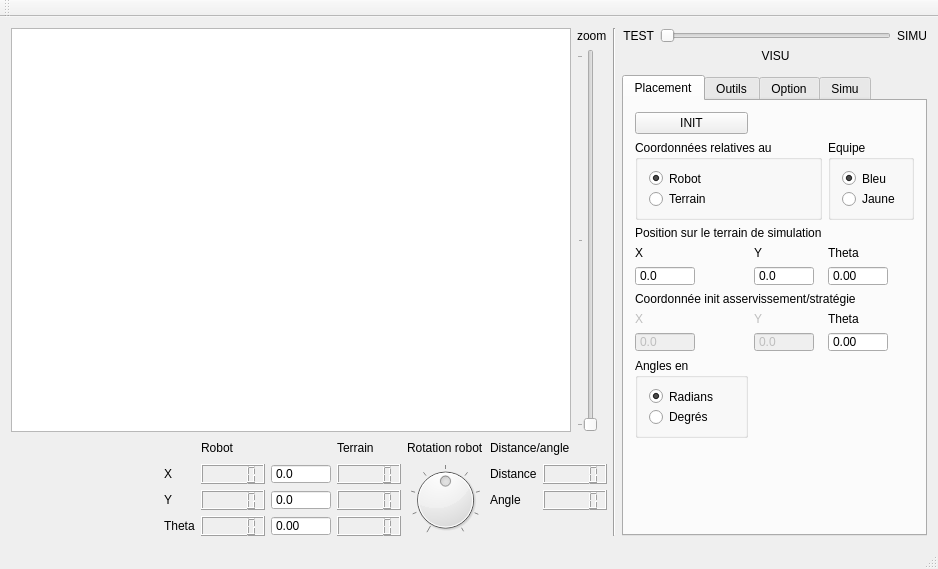
<?xml version="1.0" encoding="UTF-8"?>
<ui version="4.0">
 <class>ihm_SimuBot</class>
 <widget class="QMainWindow" name="ihm_SimuBot">
  <property name="geometry">
   <rect>
    <x>0</x>
    <y>0</y>
    <width>938</width>
    <height>569</height>
   </rect>
  </property>
  <property name="windowTitle">
   <string>ManipBotBox</string>
  </property>
  <widget class="QWidget" name="centralWidget">
   <layout class="QGridLayout" name="gridLayout_3">
    <item row="0" column="0" rowspan="3" colspan="8">
     <widget class="QGraphicsView" name="simuGraphicsView"/>
    </item>
    <item row="0" column="8">
     <widget class="QLabel" name="label_13">
      <property name="text">
       <string>zoom</string>
      </property>
     </widget>
    </item>
    <item row="0" column="9" rowspan="7">
     <widget class="Line" name="line">
      <property name="orientation">
       <enum>Qt::Vertical</enum>
      </property>
     </widget>
    </item>
    <item row="0" column="10">
     <widget class="QLabel" name="label_8">
      <property name="text">
       <string>TEST</string>
      </property>
      <property name="alignment">
       <set>Qt::AlignRight|Qt::AlignTrailing|Qt::AlignVCenter</set>
      </property>
     </widget>
    </item>
    <item row="0" column="11">
     <widget class="QSlider" name="horizontalSlider_toggle_simu">
      <property name="maximum">
       <number>2</number>
      </property>
      <property name="pageStep">
       <number>1</number>
      </property>
      <property name="orientation">
       <enum>Qt::Horizontal</enum>
      </property>
     </widget>
    </item>
    <item row="0" column="12">
     <widget class="QLabel" name="label_9">
      <property name="text">
       <string>SIMU</string>
      </property>
     </widget>
    </item>
    <item row="1" column="8" rowspan="2">
     <widget class="QSlider" name="verticalSlider_zoom_scene">
      <property name="minimum">
       <number>1</number>
      </property>
      <property name="maximum">
       <number>3</number>
      </property>
      <property name="pageStep">
       <number>1</number>
      </property>
      <property name="value">
       <number>1</number>
      </property>
      <property name="sliderPosition">
       <number>1</number>
      </property>
      <property name="orientation">
       <enum>Qt::Vertical</enum>
      </property>
      <property name="tickPosition">
       <enum>QSlider::TicksAbove</enum>
      </property>
      <property name="tickInterval">
       <number>1</number>
      </property>
     </widget>
    </item>
    <item row="1" column="11">
     <widget class="QLabel" name="label_21">
      <property name="maximumSize">
       <size>
        <width>16777215</width>
        <height>20</height>
       </size>
      </property>
      <property name="text">
       <string>VISU</string>
      </property>
      <property name="alignment">
       <set>Qt::AlignHCenter|Qt::AlignTop</set>
      </property>
     </widget>
    </item>
    <item row="3" column="0" rowspan="4">
     <spacer name="horizontalSpacer">
      <property name="orientation">
       <enum>Qt::Horizontal</enum>
      </property>
      <property name="sizeHint" stdset="0">
       <size>
        <width>307</width>
        <height>20</height>
       </size>
      </property>
     </spacer>
    </item>
    <item row="3" column="2">
     <widget class="QLabel" name="label_11">
      <property name="maximumSize">
       <size>
        <width>16777215</width>
        <height>20</height>
       </size>
      </property>
      <property name="text">
       <string>Robot</string>
      </property>
     </widget>
    </item>
    <item row="3" column="4">
     <widget class="QLabel" name="label_12">
      <property name="maximumSize">
       <size>
        <width>16777215</width>
        <height>20</height>
       </size>
      </property>
      <property name="text">
       <string>Terrain</string>
      </property>
     </widget>
    </item>
    <item row="3" column="5">
     <widget class="QLabel" name="label_20">
      <property name="maximumSize">
       <size>
        <width>16777215</width>
        <height>20</height>
       </size>
      </property>
      <property name="text">
       <string>Rotation robot</string>
      </property>
     </widget>
    </item>
    <item row="3" column="6" colspan="3">
     <widget class="QLabel" name="label_19">
      <property name="maximumSize">
       <size>
        <width>16777215</width>
        <height>20</height>
       </size>
      </property>
      <property name="text">
       <string>Distance/angle</string>
      </property>
     </widget>
    </item>
    <item row="4" column="1">
     <widget class="QLabel" name="label_3">
      <property name="text">
       <string>X</string>
      </property>
     </widget>
    </item>
    <item row="4" column="2">
     <widget class="QLCDNumber" name="lcdNumber_x">
      <property name="minimumSize">
       <size>
        <width>64</width>
        <height>20</height>
       </size>
      </property>
      <property name="maximumSize">
       <size>
        <width>64</width>
        <height>20</height>
       </size>
      </property>
     </widget>
    </item>
    <item row="4" column="3">
     <widget class="QDoubleSpinBox" name="lineEdit_x">
      <property name="minimumSize">
       <size>
        <width>60</width>
        <height>20</height>
       </size>
      </property>
      <property name="maximumSize">
       <size>
        <width>60</width>
        <height>20</height>
       </size>
      </property>
      <property name="buttonSymbols">
       <enum>QAbstractSpinBox::NoButtons</enum>
      </property>
      <property name="decimals">
       <number>1</number>
      </property>
      <property name="minimum">
       <double>-1000.000000000000000</double>
      </property>
      <property name="maximum">
       <double>1000.000000000000000</double>
      </property>
     </widget>
    </item>
    <item row="4" column="4">
     <widget class="QLCDNumber" name="lcdNumber_x_terrain">
      <property name="minimumSize">
       <size>
        <width>64</width>
        <height>20</height>
       </size>
      </property>
      <property name="maximumSize">
       <size>
        <width>64</width>
        <height>20</height>
       </size>
      </property>
     </widget>
    </item>
    <item row="4" column="5" rowspan="3">
     <widget class="QDial" name="dial_rotation_bot">
      <property name="minimum">
       <number>-10000</number>
      </property>
      <property name="maximum">
       <number>10000</number>
      </property>
      <property name="pageStep">
       <number>100</number>
      </property>
      <property name="notchTarget">
       <double>130.000000000000000</double>
      </property>
      <property name="notchesVisible">
       <bool>true</bool>
      </property>
     </widget>
    </item>
    <item row="4" column="6">
     <widget class="QLabel" name="label_5">
      <property name="text">
       <string>Distance</string>
      </property>
     </widget>
    </item>
    <item row="4" column="7" colspan="2">
     <widget class="QLCDNumber" name="lcdNumber_distance">
      <property name="minimumSize">
       <size>
        <width>64</width>
        <height>20</height>
       </size>
      </property>
      <property name="maximumSize">
       <size>
        <width>64</width>
        <height>20</height>
       </size>
      </property>
     </widget>
    </item>
    <item row="5" column="1">
     <widget class="QLabel" name="label_2">
      <property name="text">
       <string>Y</string>
      </property>
     </widget>
    </item>
    <item row="5" column="2">
     <widget class="QLCDNumber" name="lcdNumber_y">
      <property name="minimumSize">
       <size>
        <width>64</width>
        <height>20</height>
       </size>
      </property>
      <property name="maximumSize">
       <size>
        <width>64</width>
        <height>20</height>
       </size>
      </property>
     </widget>
    </item>
    <item row="5" column="3">
     <widget class="QDoubleSpinBox" name="lineEdit_y">
      <property name="minimumSize">
       <size>
        <width>60</width>
        <height>20</height>
       </size>
      </property>
      <property name="maximumSize">
       <size>
        <width>60</width>
        <height>20</height>
       </size>
      </property>
      <property name="buttonSymbols">
       <enum>QAbstractSpinBox::NoButtons</enum>
      </property>
      <property name="decimals">
       <number>1</number>
      </property>
      <property name="minimum">
       <double>-1000.000000000000000</double>
      </property>
      <property name="maximum">
       <double>1000.000000000000000</double>
      </property>
     </widget>
    </item>
    <item row="5" column="4">
     <widget class="QLCDNumber" name="lcdNumber_y_terrain">
      <property name="minimumSize">
       <size>
        <width>64</width>
        <height>20</height>
       </size>
      </property>
      <property name="maximumSize">
       <size>
        <width>64</width>
        <height>20</height>
       </size>
      </property>
     </widget>
    </item>
    <item row="5" column="6">
     <widget class="QLabel" name="label_4">
      <property name="text">
       <string>Angle</string>
      </property>
     </widget>
    </item>
    <item row="5" column="7" colspan="2">
     <widget class="QLCDNumber" name="lcdNumber_angle">
      <property name="minimumSize">
       <size>
        <width>64</width>
        <height>20</height>
       </size>
      </property>
      <property name="maximumSize">
       <size>
        <width>64</width>
        <height>20</height>
       </size>
      </property>
     </widget>
    </item>
    <item row="6" column="1">
     <widget class="QLabel" name="label">
      <property name="text">
       <string>Theta</string>
      </property>
     </widget>
    </item>
    <item row="6" column="2">
     <widget class="QLCDNumber" name="lcdNumber_theta">
      <property name="minimumSize">
       <size>
        <width>64</width>
        <height>20</height>
       </size>
      </property>
      <property name="maximumSize">
       <size>
        <width>64</width>
        <height>20</height>
       </size>
      </property>
     </widget>
    </item>
    <item row="6" column="3">
     <widget class="QDoubleSpinBox" name="lineEdit_theta">
      <property name="minimumSize">
       <size>
        <width>60</width>
        <height>20</height>
       </size>
      </property>
      <property name="maximumSize">
       <size>
        <width>60</width>
        <height>20</height>
       </size>
      </property>
      <property name="buttonSymbols">
       <enum>QAbstractSpinBox::NoButtons</enum>
      </property>
      <property name="minimum">
       <double>-360.000000000000000</double>
      </property>
      <property name="maximum">
       <double>360.000000000000000</double>
      </property>
     </widget>
    </item>
    <item row="6" column="4">
     <widget class="QLCDNumber" name="lcdNumber_theta_terrain">
      <property name="minimumSize">
       <size>
        <width>64</width>
        <height>20</height>
       </size>
      </property>
      <property name="maximumSize">
       <size>
        <width>64</width>
        <height>20</height>
       </size>
      </property>
     </widget>
    </item>
    <item row="2" column="10" rowspan="5" colspan="3">
     <widget class="QTabWidget" name="tabWidget">
      <property name="currentIndex">
       <number>0</number>
      </property>
      <widget class="QWidget" name="tb_Placement">
       <attribute name="title">
        <string>Placement</string>
       </attribute>
       <layout class="QGridLayout" name="gridLayout_2">
        <item row="1" column="2">
         <widget class="QGroupBox" name="groupBox_equipe">
          <property name="maximumSize">
           <size>
            <width>16777215</width>
            <height>80</height>
           </size>
          </property>
          <property name="title">
           <string>Equipe</string>
          </property>
          <layout class="QVBoxLayout" name="verticalLayout">
           <item>
            <widget class="QRadioButton" name="radioButton_couleur_1">
             <property name="maximumSize">
              <size>
               <width>16777215</width>
               <height>20</height>
              </size>
             </property>
             <property name="text">
              <string>Bleu</string>
             </property>
             <property name="checked">
              <bool>true</bool>
             </property>
            </widget>
           </item>
           <item>
            <widget class="QRadioButton" name="radioButton_couleur_2">
             <property name="maximumSize">
              <size>
               <width>16777215</width>
               <height>20</height>
              </size>
             </property>
             <property name="text">
              <string>Jaune</string>
             </property>
            </widget>
           </item>
          </layout>
         </widget>
        </item>
        <item row="2" column="0" colspan="2">
         <widget class="QLabel" name="label_14">
          <property name="maximumSize">
           <size>
            <width>16777215</width>
            <height>20</height>
           </size>
          </property>
          <property name="text">
           <string>Position sur le terrain de simulation</string>
          </property>
         </widget>
        </item>
        <item row="4" column="0">
         <widget class="QDoubleSpinBox" name="lineEdit_X_init">
          <property name="minimumSize">
           <size>
            <width>60</width>
            <height>20</height>
           </size>
          </property>
          <property name="maximumSize">
           <size>
            <width>60</width>
            <height>20</height>
           </size>
          </property>
          <property name="buttonSymbols">
           <enum>QAbstractSpinBox::NoButtons</enum>
          </property>
          <property name="decimals">
           <number>1</number>
          </property>
          <property name="minimum">
           <double>-300.000000000000000</double>
          </property>
          <property name="maximum">
           <double>300.000000000000000</double>
          </property>
         </widget>
        </item>
        <item row="6" column="1">
         <widget class="QLabel" name="label_17">
          <property name="enabled">
           <bool>false</bool>
          </property>
          <property name="maximumSize">
           <size>
            <width>16777215</width>
            <height>20</height>
           </size>
          </property>
          <property name="text">
           <string>Y</string>
          </property>
         </widget>
        </item>
        <item row="1" column="0" colspan="2">
         <widget class="QGroupBox" name="groupBox_coord_relative">
          <property name="sizePolicy">
           <sizepolicy hsizetype="Preferred" vsizetype="MinimumExpanding">
            <horstretch>0</horstretch>
            <verstretch>0</verstretch>
           </sizepolicy>
          </property>
          <property name="maximumSize">
           <size>
            <width>16777215</width>
            <height>80</height>
           </size>
          </property>
          <property name="title">
           <string>Coordonnées relatives au</string>
          </property>
          <layout class="QGridLayout" name="gridLayout">
           <item row="0" column="0">
            <widget class="QRadioButton" name="radioButton_robot_relative">
             <property name="maximumSize">
              <size>
               <width>16777215</width>
               <height>20</height>
              </size>
             </property>
             <property name="text">
              <string>Robot</string>
             </property>
             <property name="checked">
              <bool>true</bool>
             </property>
            </widget>
           </item>
           <item row="1" column="0">
            <widget class="QRadioButton" name="radioButton_terrain_relative">
             <property name="enabled">
              <bool>true</bool>
             </property>
             <property name="maximumSize">
              <size>
               <width>16777215</width>
               <height>20</height>
              </size>
             </property>
             <property name="text">
              <string>Terrain</string>
             </property>
            </widget>
           </item>
          </layout>
         </widget>
        </item>
        <item row="3" column="1">
         <widget class="QLabel" name="label_7">
          <property name="maximumSize">
           <size>
            <width>16777215</width>
            <height>20</height>
           </size>
          </property>
          <property name="text">
           <string>Y</string>
          </property>
         </widget>
        </item>
        <item row="5" column="0" colspan="3">
         <widget class="QLabel" name="label_15">
          <property name="maximumSize">
           <size>
            <width>16777215</width>
            <height>20</height>
           </size>
          </property>
          <property name="text">
           <string>Coordonnée init asservissement/stratégie</string>
          </property>
         </widget>
        </item>
        <item row="4" column="1">
         <widget class="QDoubleSpinBox" name="lineEdit_Y_init">
          <property name="minimumSize">
           <size>
            <width>60</width>
            <height>20</height>
           </size>
          </property>
          <property name="maximumSize">
           <size>
            <width>60</width>
            <height>20</height>
           </size>
          </property>
          <property name="buttonSymbols">
           <enum>QAbstractSpinBox::NoButtons</enum>
          </property>
          <property name="decimals">
           <number>1</number>
          </property>
          <property name="minimum">
           <double>-300.000000000000000</double>
          </property>
          <property name="maximum">
           <double>300.000000000000000</double>
          </property>
         </widget>
        </item>
        <item row="6" column="0">
         <widget class="QLabel" name="label_16">
          <property name="enabled">
           <bool>false</bool>
          </property>
          <property name="maximumSize">
           <size>
            <width>16777215</width>
            <height>20</height>
           </size>
          </property>
          <property name="text">
           <string>X</string>
          </property>
         </widget>
        </item>
        <item row="8" column="0">
         <widget class="QGroupBox" name="groupBox_angles">
          <property name="maximumSize">
           <size>
            <width>16777215</width>
            <height>80</height>
           </size>
          </property>
          <property name="title">
           <string>Angles en</string>
          </property>
          <layout class="QVBoxLayout" name="verticalLayout_2">
           <item>
            <widget class="QRadioButton" name="radioButton_radian">
             <property name="maximumSize">
              <size>
               <width>16777215</width>
               <height>20</height>
              </size>
             </property>
             <property name="text">
              <string>Radians</string>
             </property>
             <property name="checked">
              <bool>true</bool>
             </property>
            </widget>
           </item>
           <item>
            <widget class="QRadioButton" name="radioButton_degre">
             <property name="maximumSize">
              <size>
               <width>16777215</width>
               <height>20</height>
              </size>
             </property>
             <property name="text">
              <string>Degrés</string>
             </property>
            </widget>
           </item>
          </layout>
         </widget>
        </item>
        <item row="7" column="1">
         <widget class="QDoubleSpinBox" name="sB_Y_init_asserv">
          <property name="enabled">
           <bool>false</bool>
          </property>
          <property name="minimumSize">
           <size>
            <width>60</width>
            <height>20</height>
           </size>
          </property>
          <property name="maximumSize">
           <size>
            <width>60</width>
            <height>20</height>
           </size>
          </property>
          <property name="buttonSymbols">
           <enum>QAbstractSpinBox::NoButtons</enum>
          </property>
          <property name="decimals">
           <number>1</number>
          </property>
          <property name="minimum">
           <double>-300.000000000000000</double>
          </property>
          <property name="maximum">
           <double>300.000000000000000</double>
          </property>
         </widget>
        </item>
        <item row="6" column="2">
         <widget class="QLabel" name="label_18">
          <property name="maximumSize">
           <size>
            <width>16777215</width>
            <height>20</height>
           </size>
          </property>
          <property name="text">
           <string>Theta</string>
          </property>
         </widget>
        </item>
        <item row="4" column="2">
         <widget class="QDoubleSpinBox" name="lineEdit_Theta_init">
          <property name="minimumSize">
           <size>
            <width>60</width>
            <height>20</height>
           </size>
          </property>
          <property name="maximumSize">
           <size>
            <width>60</width>
            <height>20</height>
           </size>
          </property>
          <property name="buttonSymbols">
           <enum>QAbstractSpinBox::NoButtons</enum>
          </property>
          <property name="minimum">
           <double>-360.000000000000000</double>
          </property>
          <property name="maximum">
           <double>360.000000000000000</double>
          </property>
         </widget>
        </item>
        <item row="7" column="2">
         <widget class="QDoubleSpinBox" name="sB_Theta_init_asserv">
          <property name="minimumSize">
           <size>
            <width>60</width>
            <height>20</height>
           </size>
          </property>
          <property name="maximumSize">
           <size>
            <width>60</width>
            <height>20</height>
           </size>
          </property>
          <property name="buttonSymbols">
           <enum>QAbstractSpinBox::NoButtons</enum>
          </property>
          <property name="minimum">
           <double>-360.000000000000000</double>
          </property>
          <property name="maximum">
           <double>360.000000000000000</double>
          </property>
         </widget>
        </item>
        <item row="3" column="0">
         <widget class="QLabel" name="label_6">
          <property name="maximumSize">
           <size>
            <width>16777215</width>
            <height>20</height>
           </size>
          </property>
          <property name="text">
           <string>X</string>
          </property>
         </widget>
        </item>
        <item row="3" column="2">
         <widget class="QLabel" name="label_10">
          <property name="maximumSize">
           <size>
            <width>16777215</width>
            <height>20</height>
           </size>
          </property>
          <property name="text">
           <string>Theta</string>
          </property>
         </widget>
        </item>
        <item row="0" column="0">
         <widget class="QPushButton" name="pushButton_init">
          <property name="text">
           <string>INIT</string>
          </property>
         </widget>
        </item>
        <item row="7" column="0">
         <widget class="QDoubleSpinBox" name="sB_X_init_asserv">
          <property name="enabled">
           <bool>false</bool>
          </property>
          <property name="minimumSize">
           <size>
            <width>60</width>
            <height>20</height>
           </size>
          </property>
          <property name="maximumSize">
           <size>
            <width>60</width>
            <height>20</height>
           </size>
          </property>
          <property name="buttonSymbols">
           <enum>QAbstractSpinBox::NoButtons</enum>
          </property>
          <property name="decimals">
           <number>1</number>
          </property>
          <property name="minimum">
           <double>-300.000000000000000</double>
          </property>
          <property name="maximum">
           <double>300.000000000000000</double>
          </property>
         </widget>
        </item>
        <item row="9" column="0" colspan="3">
         <spacer name="verticalSpacer">
          <property name="orientation">
           <enum>Qt::Vertical</enum>
          </property>
          <property name="sizeHint" stdset="0">
           <size>
            <width>20</width>
            <height>40</height>
           </size>
          </property>
         </spacer>
        </item>
       </layout>
      </widget>
      <widget class="QWidget" name="tb_Outils">
       <attribute name="title">
        <string>Outils</string>
       </attribute>
       <widget class="QPushButton" name="pb_Astar">
        <property name="geometry">
         <rect>
          <x>30</x>
          <y>30</y>
          <width>80</width>
          <height>25</height>
         </rect>
        </property>
        <property name="text">
         <string>Evitement</string>
        </property>
       </widget>
       <widget class="QPushButton" name="pB_US">
        <property name="geometry">
         <rect>
          <x>30</x>
          <y>70</y>
          <width>80</width>
          <height>25</height>
         </rect>
        </property>
        <property name="text">
         <string>Obstacle</string>
        </property>
       </widget>
      </widget>
      <widget class="QWidget" name="tb_Option">
       <attribute name="title">
        <string>Option</string>
       </attribute>
       <widget class="QCheckBox" name="checkBox_setSequence">
        <property name="geometry">
         <rect>
          <x>10</x>
          <y>100</y>
          <width>221</width>
          <height>23</height>
         </rect>
        </property>
        <property name="text">
         <string>Set sequence on double click</string>
        </property>
       </widget>
       <widget class="QCheckBox" name="checkBox_enableBlocking">
        <property name="geometry">
         <rect>
          <x>10</x>
          <y>130</y>
          <width>221</width>
          <height>23</height>
         </rect>
        </property>
        <property name="text">
         <string>Enable blocking on borders</string>
        </property>
       </widget>
      </widget>
      <widget class="QWidget" name="tb_Simu">
       <attribute name="title">
        <string>Simu</string>
       </attribute>
       <widget class="QTableWidget" name="tableWidget">
        <property name="geometry">
         <rect>
          <x>0</x>
          <y>100</y>
          <width>351</width>
          <height>301</height>
         </rect>
        </property>
        <property name="rowCount">
         <number>10</number>
        </property>
        <property name="columnCount">
         <number>3</number>
        </property>
        <row/>
        <row/>
        <row/>
        <row/>
        <row/>
        <row/>
        <row/>
        <row/>
        <row/>
        <row/>
        <column/>
        <column/>
        <column/>
       </widget>
       <widget class="QCheckBox" name="chkBox_enableOther">
        <property name="geometry">
         <rect>
          <x>10</x>
          <y>10</y>
          <width>191</width>
          <height>23</height>
         </rect>
        </property>
        <property name="text">
         <string>Utilisation robot adverse</string>
        </property>
       </widget>
       <widget class="QCheckBox" name="chkBox_enableMoveOther">
        <property name="geometry">
         <rect>
          <x>10</x>
          <y>40</y>
          <width>191</width>
          <height>23</height>
         </rect>
        </property>
        <property name="text">
         <string>Déplacement auto</string>
        </property>
       </widget>
       <widget class="QDoubleSpinBox" name="doubleSpinBox_speed">
        <property name="enabled">
         <bool>false</bool>
        </property>
        <property name="geometry">
         <rect>
          <x>230</x>
          <y>40</y>
          <width>111</width>
          <height>26</height>
         </rect>
        </property>
        <property name="value">
         <double>40.000000000000000</double>
        </property>
       </widget>
       <widget class="QLabel" name="label_22">
        <property name="geometry">
         <rect>
          <x>230</x>
          <y>10</y>
          <width>67</width>
          <height>17</height>
         </rect>
        </property>
        <property name="text">
         <string>Vitesse</string>
        </property>
       </widget>
       <widget class="QPushButton" name="pB_playOther">
        <property name="enabled">
         <bool>false</bool>
        </property>
        <property name="geometry">
         <rect>
          <x>10</x>
          <y>70</y>
          <width>89</width>
          <height>25</height>
         </rect>
        </property>
        <property name="text">
         <string>Play</string>
        </property>
       </widget>
       <widget class="QPushButton" name="pB_resumeOther">
        <property name="enabled">
         <bool>false</bool>
        </property>
        <property name="geometry">
         <rect>
          <x>110</x>
          <y>70</y>
          <width>89</width>
          <height>25</height>
         </rect>
        </property>
        <property name="text">
         <string>Resume</string>
        </property>
       </widget>
       <widget class="QPushButton" name="pB_stopOther">
        <property name="enabled">
         <bool>false</bool>
        </property>
        <property name="geometry">
         <rect>
          <x>220</x>
          <y>70</y>
          <width>89</width>
          <height>25</height>
         </rect>
        </property>
        <property name="text">
         <string>Stop</string>
        </property>
       </widget>
      </widget>
     </widget>
    </item>
   </layout>
  </widget>
  <widget class="QMenuBar" name="menuBar">
   <property name="geometry">
    <rect>
     <x>0</x>
     <y>0</y>
     <width>938</width>
     <height>22</height>
    </rect>
   </property>
  </widget>
  <widget class="QToolBar" name="mainToolBar">
   <attribute name="toolBarArea">
    <enum>TopToolBarArea</enum>
   </attribute>
   <attribute name="toolBarBreak">
    <bool>false</bool>
   </attribute>
  </widget>
  <widget class="QStatusBar" name="statusBar"/>
 </widget>
 <layoutdefault spacing="6" margin="11"/>
 <resources/>
 <connections/>
</ui>
